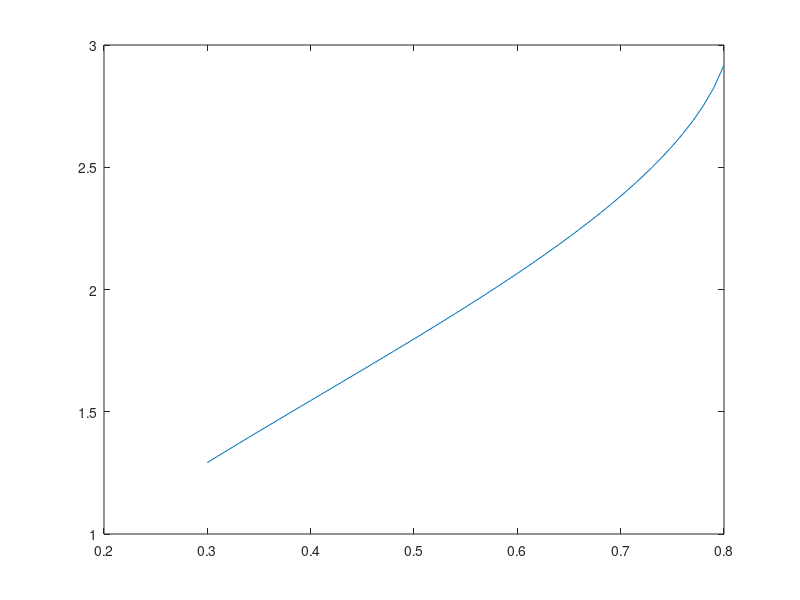

The MATLAB script that drew this image:
% Hieronder is code gegeven waarmee je de afstanden tussen enkel en heup 
% genereert tijdens een kniestrekking. 
% Bepaal met behulp van een while/for-lus de kniehoek tijdens deze 
% beweging. 
% De kniehoek zet je in een variabele met de naam kniehoek.
%
% Gebruik de cosinusregel hiervoor:
%           c^2 = a^2 + b^2 - 2*a*b*cos(phi).
%                     _
%                   _/ \
%                 _/ phi\
%               _/       \
%           b _/          \ a
%           _/             \
%        _/                 \
%       /                    \
%       --------------------- 
%                   c
%
% Bedenk zelf wat de relatie is tussen a/b/c/phi in de formule en 
% L1/L2/L3/kniehoek.
%
% Plot de kniehoek tegen de bijbehorende enkel-heup afstand (x-as).

close all
% lengte onderbeen (knie-enkel):
L1 = 0.4;
% lengte bovenbeen (heup-knie):
L2 = 0.5;
% afstand tussen enkel en heup tijdens kniestrekking
L3 = 0.3:0.01:0.8;

% De oplossing:
kniehoek = zeros(size(L3));
for i = 1:size(L3,2)
    cosw = (L1^2+L2^2-L3(i))/(2*L1*L2);
    kniehoek(i) = acos(cosw);
end    
plot(L3,kniehoek)
